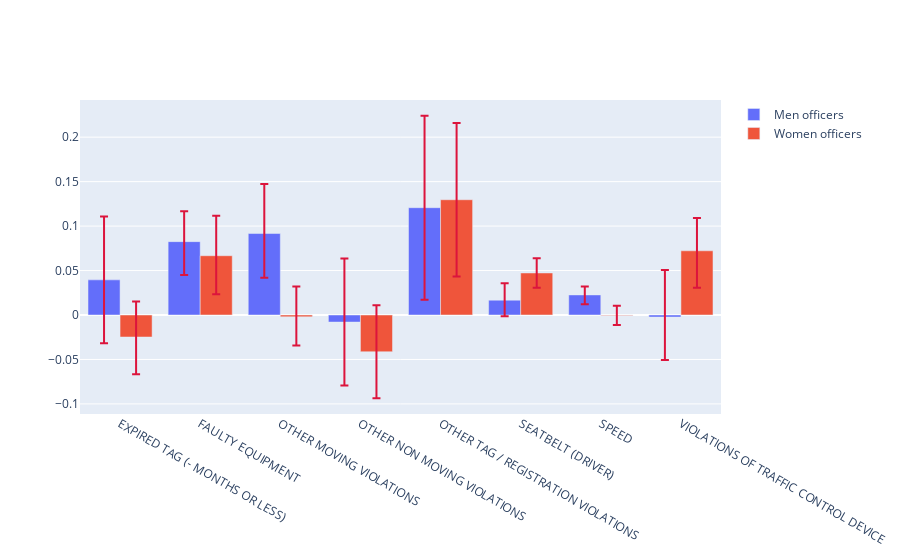

Notebook code for this chart:
### Code cell
fig = go.Figure()
fig.add_trace(go.Bar(x=list(ordered_reasons_M), y=list((AOD_stopped_M.values())),
                base=0, error_y= dict(type='data',symmetric=False, array=up_M,arrayminus=down_M,color="crimson"),
                #marker_color='crimson',
                name='Men officers'))

fig.add_trace(go.Bar(x=list(ordered_reasons_W), y=list((AOD_stopped_W.values())),
                base=0,error_y= dict(type='data',symmetric=False, array=up_W,arrayminus=down_W,color="crimson"),
                
                #marker_color='crimson',
                name='Women officers'))
fig.show()
pio.write_html(fig, file='MW_off.html', auto_open=True)

### Figure 1 — Plotly figure (JSON) as saved in the notebook; plotly's stock layout.template omitted (floating-point values rounded to 4 significant figures)
{"data": [{"base": 0, "error_y": {"array": [0.07115, 0.0341, 0.05578, 0.07143, 0.1034, 0.01888, 0.009524, 0.053], "arrayminus": [0.07115, 0.0374, 0.0498, 0.07143, 0.1034, 0.01819, 0.01037, 0.04839], "color": "crimson", "symmetric": false, "type": "data"}, "name": "Men officers", "type": "bar", "x": ["EXPIRED TAG (- MONTHS OR LESS)", "FAULTY EQUIPMENT", "OTHER MOVING VIOLATIONS", "OTHER NON MOVING VIOLATIONS", "OTHER TAG / REGISTRATION VIOLATIONS", "SEATBELT (DRIVER)", "SPEED", "VIOLATIONS OF TRAFFIC CONTROL DEVICE"], "y": [0.03953, 0.08251, 0.09163, -0.007937, 0.1207, 0.0167, 0.02261, -0.002304]}, {"base": 0, "error_y": {"array": [0.04, 0.045, 0.03421, 0.05234, 0.08642, 0.01664, 0.01111, 0.03694], "arrayminus": [0.0419, 0.04333, 0.03219, 0.05234, 0.08642, 0.01664, 0.01058, 0.04147], "color": "crimson", "symmetric": false, "type": "data"}, "name": "Women officers", "type": "bar", "x": ["EXPIRED TAG (- MONTHS OR LESS)", "FAULTY EQUIPMENT", "OTHER MOVING VIOLATIONS", "OTHER NON MOVING VIOLATIONS", "OTHER TAG / REGISTRATION VIOLATIONS", "SEATBELT (DRIVER)", "SPEED", "VIOLATIONS OF TRAFFIC CONTROL DEVICE"], "y": [-0.02476, 0.06667, -0.002012, -0.04132, 0.1296, 0.04727, -0.0006611, 0.0722]}], "layout": {}}
